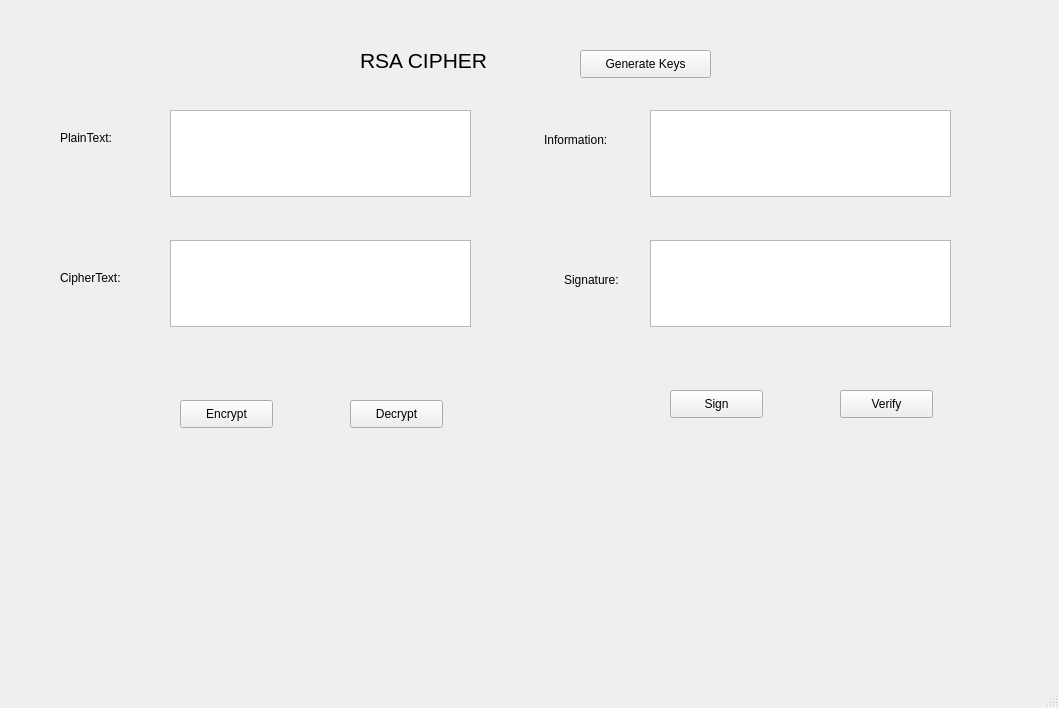
<?xml version="1.0" encoding="UTF-8"?>
<ui version="4.0">
 <class>MainWindow</class>
 <widget class="QMainWindow" name="MainWindow">
  <property name="geometry">
   <rect>
    <x>0</x>
    <y>0</y>
    <width>1059</width>
    <height>708</height>
   </rect>
  </property>
  <property name="windowTitle">
   <string>MainWindow</string>
  </property>
  <widget class="QWidget" name="centralwidget">
   <widget class="QPushButton" name="btn_encrypt">
    <property name="geometry">
     <rect>
      <x>180</x>
      <y>400</y>
      <width>93</width>
      <height>28</height>
     </rect>
    </property>
    <property name="text">
     <string>Encrypt</string>
    </property>
   </widget>
   <widget class="QPushButton" name="btn_decrypt">
    <property name="geometry">
     <rect>
      <x>350</x>
      <y>400</y>
      <width>93</width>
      <height>28</height>
     </rect>
    </property>
    <property name="text">
     <string>Decrypt</string>
    </property>
   </widget>
   <widget class="QPushButton" name="btn_sign">
    <property name="geometry">
     <rect>
      <x>670</x>
      <y>390</y>
      <width>93</width>
      <height>28</height>
     </rect>
    </property>
    <property name="text">
     <string>Sign</string>
    </property>
   </widget>
   <widget class="QPushButton" name="btn_verify">
    <property name="geometry">
     <rect>
      <x>840</x>
      <y>390</y>
      <width>93</width>
      <height>28</height>
     </rect>
    </property>
    <property name="text">
     <string>Verify</string>
    </property>
   </widget>
   <widget class="QPushButton" name="btn_generatekeys">
    <property name="geometry">
     <rect>
      <x>580</x>
      <y>50</y>
      <width>131</width>
      <height>28</height>
     </rect>
    </property>
    <property name="text">
     <string>Generate Keys</string>
    </property>
   </widget>
   <widget class="QTextEdit" name="txt_plaintext">
    <property name="geometry">
     <rect>
      <x>170</x>
      <y>110</y>
      <width>301</width>
      <height>87</height>
     </rect>
    </property>
   </widget>
   <widget class="QTextEdit" name="txt_ciphertext">
    <property name="geometry">
     <rect>
      <x>170</x>
      <y>240</y>
      <width>301</width>
      <height>87</height>
     </rect>
    </property>
   </widget>
   <widget class="QTextEdit" name="txt_information">
    <property name="geometry">
     <rect>
      <x>650</x>
      <y>110</y>
      <width>301</width>
      <height>87</height>
     </rect>
    </property>
   </widget>
   <widget class="QTextEdit" name="txt_signature">
    <property name="geometry">
     <rect>
      <x>650</x>
      <y>240</y>
      <width>301</width>
      <height>87</height>
     </rect>
    </property>
   </widget>
   <widget class="QLabel" name="label">
    <property name="geometry">
     <rect>
      <x>60</x>
      <y>130</y>
      <width>71</width>
      <height>16</height>
     </rect>
    </property>
    <property name="text">
     <string>PlainText:</string>
    </property>
   </widget>
   <widget class="QLabel" name="label_2">
    <property name="geometry">
     <rect>
      <x>60</x>
      <y>270</y>
      <width>81</width>
      <height>16</height>
     </rect>
    </property>
    <property name="text">
     <string>CipherText:</string>
    </property>
   </widget>
   <widget class="QLabel" name="label_3">
    <property name="geometry">
     <rect>
      <x>544</x>
      <y>130</y>
      <width>81</width>
      <height>20</height>
     </rect>
    </property>
    <property name="text">
     <string>Information:</string>
    </property>
   </widget>
   <widget class="QLabel" name="label_4">
    <property name="geometry">
     <rect>
      <x>564</x>
      <y>270</y>
      <width>61</width>
      <height>20</height>
     </rect>
    </property>
    <property name="text">
     <string>Signature:</string>
    </property>
   </widget>
   <widget class="QLabel" name="label_5">
    <property name="geometry">
     <rect>
      <x>360</x>
      <y>30</y>
      <width>181</width>
      <height>61</height>
     </rect>
    </property>
    <property name="font">
     <font>
      <pointsize>16</pointsize>
     </font>
    </property>
    <property name="text">
     <string>RSA CIPHER</string>
    </property>
   </widget>
  </widget>
  <widget class="QMenuBar" name="menubar">
   <property name="geometry">
    <rect>
     <x>0</x>
     <y>0</y>
     <width>1059</width>
     <height>26</height>
    </rect>
   </property>
  </widget>
  <widget class="QStatusBar" name="statusbar"/>
 </widget>
 <resources/>
 <connections/>
</ui>
